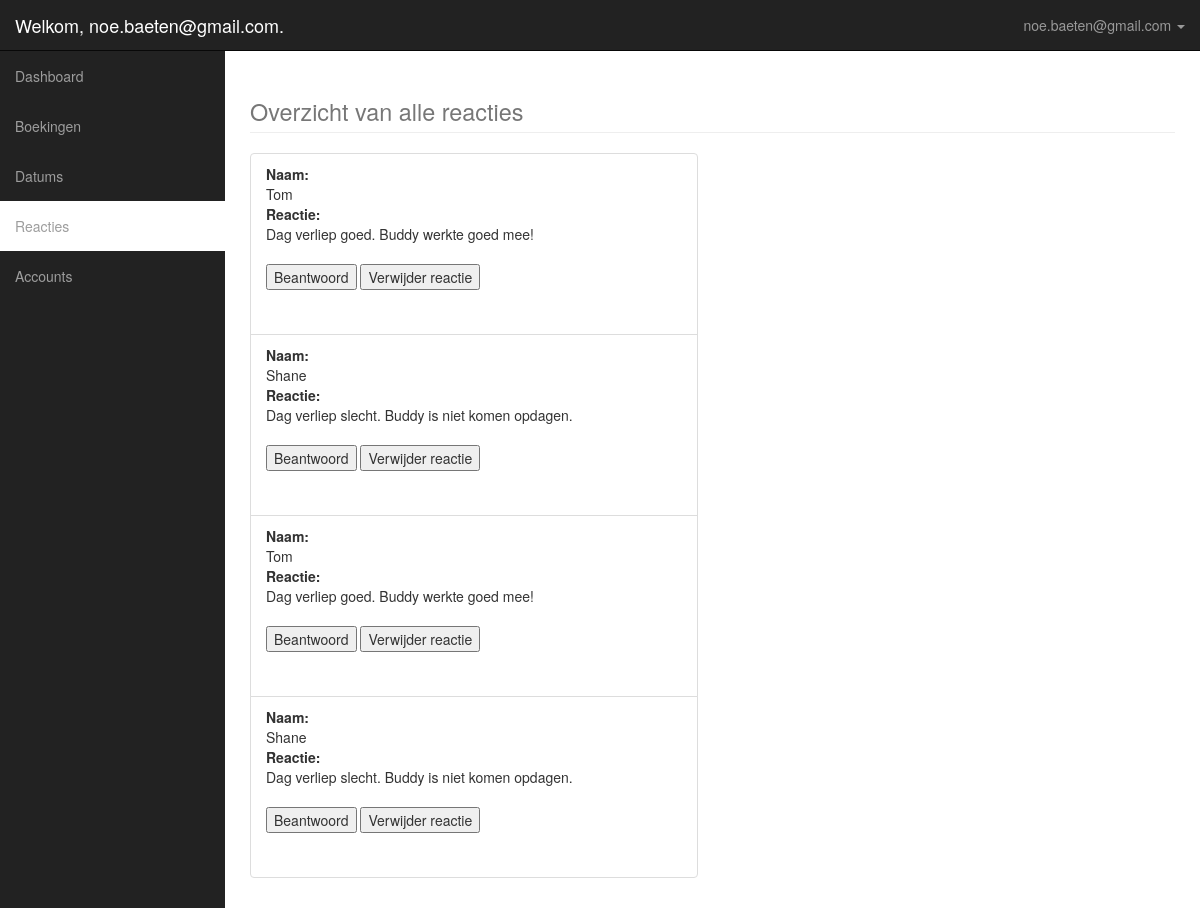
Page /adminReacties.php (signed in) on the committed database.
### tables this page shows
CREATE TABLE `tblreacties` (
`reactiesID` int(11) NOT NULL,
  `reactiesNaam` varchar(250) NOT NULL,
  `reactiesComment` text NOT NULL
);

### classes/Reacties.class.php (called while the page is built, shortened)
<?php
	class Reacties
	{
		public function getAllReacties()
			{
				$conn = Db::getInstance();
				$allReacties = $conn->query("SELECT * FROM tblreacties");
				return $allReacties;
			}
	}
?>

### adminReacties.php (the view, shortened to what this page needs)
<?php
	include_once("classes/Reacties.class.php");
	$r = new Reacties();
	$allReacties = $r->getAllReacties();
?>
<html>
<head>
    <link href="css/bootstrap.min.css" rel="stylesheet">
    <link href="css/sb-admin.css" rel="stylesheet">
</head>
<body>
	<div id="wrapper">
        <nav class="navbar navbar-inverse navbar-fixed-top" role="navigation">
            <div class="navbar-header">
                <a class="navbar-brand" href="index.html">Welkom, <?php echo $_SESSION["email"];?>.</a>
            </div>
            <ul class="nav navbar-right top-nav">
                <li class="dropdown">
                    <a href="#" class="dropdown-toggle" data-toggle="dropdown"><i class="fa fa-user"></i> <?php echo $_SESSION["email"] . " ";?> <b class="caret"></b></a>
                </li>
            </ul>
            <div class="collapse navbar-collapse navbar-ex1-collapse">
                <ul class="nav navbar-nav side-nav">
                    <li>
                        <a href="admindashboard.php"><i class="fa fa-fw fa-dashboard"></i> Dashboard</a>
                    </li>
                    <li>
                        <a href="adminboekingen.php"><i class="fa fa-fw fa-bar-chart-o"></i> Boekingen</a>
                    </li>
                    <li>
                        <a href="admindatums.php"><i class="fa fa-fw fa-edit"></i> Datums</a>
                    </li>
                    <li class="selected">
                        <a href="adminreacties.php"><i class="fa fa-fw fa-desktop"></i> Reacties</a>
                    </li>
                    <li>
                        <a href="adminaccounts.php"><i class="fa fa-fw fa-table"></i> Accounts</a>
                    </li>
                </ul>
            </div>
        </nav>
        <div id="page-wrapper">
            <div class="container-fluid">
                <div class="row">
                    <div class="col-lg-12">
                        <h1 class="page-header">
                            <small>Overzicht van alle reacties</small>
                        </h1>
                    </div>
                </div>
                <div class="row">
                	<div class="col-sm-6">
                       	<ul class="list-group">
							<?php
								while($reactie = $allReacties->fetch(PDO::FETCH_ASSOC))
								{
									echo "<li class='list-group-item'><strong>Naam:</strong><br/>" . $reactie["reactiesNaam"] . "<br />";
									echo "<strong>Reactie:</strong><br />" . $reactie["reactiesComment"] . "<br />";
                                    echo "<br />";
                                    echo "<form method='post' class='form-horizontal'>";
                                        echo "<input type='hidden' name='reactiesID' value='".$reactie['reactiesID']."'><button>Beantwoord</button> <input type='submit' class='submit' name='FormDel' value='Verwijder reactie'><br /><br />";
                                    echo "</form>";
									echo "</li>";
								}
							?>
                        </ul>
                    </div>
                </div>
            </div>
        </div>
	</div>
</body>
</html>

### css/sb-admin.css (style rules this page uses)
body { margin-top: 100px; background-color: #222; }
@media (min-width:768px) { body { margin-top: 50px; } }
#wrapper { padding-left: 0; }
#page-wrapper { width: 100%; padding: 0; background-color: #fff; }
@media (min-width:768px) { #wrapper { padding-left: 225px; } }
@media (min-width:768px) { #page-wrapper { padding: 10px; } }
.top-nav { padding: 0 15px; }
.top-nav>li { display: inline-block; float: left; }
.top-nav>li>a { padding-top: 15px; padding-bottom: 15px; line-height: 20px; color: #999; }
@media (min-width:768px) { .side-nav { position: fixed; top: 51px; left: 225px; width: 225px; margin-left: -225px; border: none; border-radius: 0; overflow-y: auto; background-color: #222; bottom: 0; overflow-x: hidden; padding-bottom: 40px; } }
@media (min-width:768px) { .side-nav>li>a { width: 225px; } }
@media (min-width:768px) { .side-nav li.selected { background-color: #FFF !important; color: #000 !important; } }

### rows in the picture
tblreacties: reactiesNaam "Tom", reactiesComment "Dag verliep goed. Buddy werkte goed mee!"
tblreacties: reactiesNaam "Shane", reactiesComment "Dag verliep slecht. Buddy is niet komen opdagen."
tblreacties: reactiesNaam "Tom", reactiesComment "Dag verliep goed. Buddy werkte goed mee!"
tblreacties: reactiesNaam "Shane", reactiesComment "Dag verliep slecht. Buddy is niet komen opdagen."

### other values in the picture
$_SESSION["email"] "noe.baeten@gmail.com"
